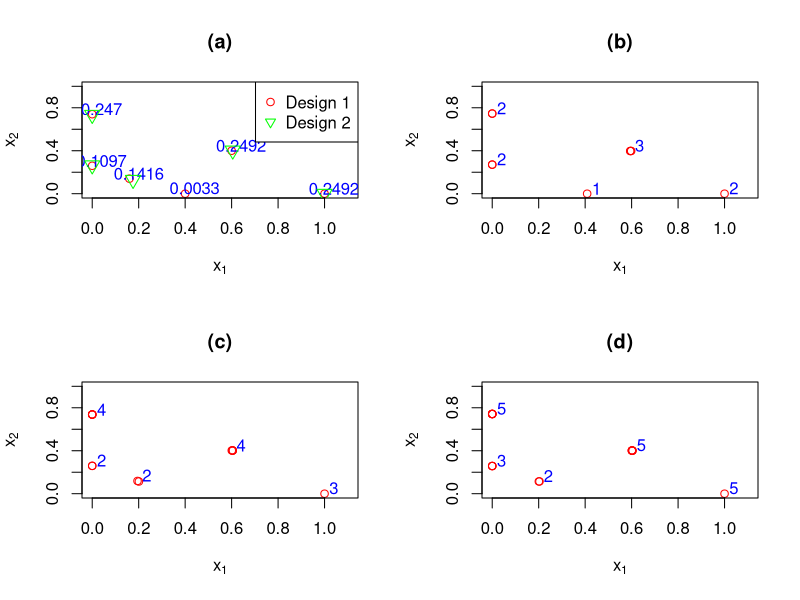

This figure's R source:
# Display approximate and exact designs for the logistic regression
# model with two design variables

# Data in JZnoteLogistic.docx %% Reference paper: % Haines, L. M., &
# Kabera, G. M. (2018). D-optimal designs % for the two-variable
# binary logistic regression model with interaction. Journal of
# Statistical Planning and Inference, 193, 136-150.


# criterion = 'D'; % beta = [1, 2, 2, 0.2]'; beta = [-3, 4, 6, 1]' ;
# %Example 4.2 (b) S1 = [0, 1]; S2 = [0, 1]; p = 2; % Dimension


par(mfrow = c(2, 2), cex = 1)
# design_app

p1 <- c(0, 0.26, 0.1097)
p2 <- c(0, 0.74, 0.247)
p3 <- c(0.16, 0.14, 0.1416)
p4 <- c(0.4, 0, 0.0033)
p5 <- c(0.6, 0.4, 0.2492)
p6 <- c(1, 0, 0.2492)

DesignApp <- rbind(p1, p2, p3, p4, p5, p6)

x11 <- DesignApp[, 1]
x21 <- DesignApp[, 2]
w1 <- DesignApp[, 3]
plot(x11, x21, xlab = expression(x[1]), 
     ylab = expression(x[2]), xlim = c(0, 1.1), 
     ylim = c(0, 1), col = "red", pch = 1, main = "(a)")
text(x11 + 0.04, x21 + 0.05, w1, col = "blue")

# From the paper (JSPI)
Dsupp1 <- c(1, 0, 0, 0.1758, 0.6049)
Dsupp2 <- c(0, 0.7351, 0.2649, 0.1297, 0.4029)
ww1 <- c(0.2493, 0.2465, 0.1033, 0.1517, 0.2492)
points(Dsupp1, Dsupp2, col = "green", pch = 6, cex = 1.5)
legend("topright", legend = c("Design 1", "Design 2"), col = c("red", "green"),
       pch = c(1, 6))

# exact design n=10


# design_ex =

g1 <- c(0, 0.2706, 1)
g2 <- c(0, 0.2708, 1)
g3 <- c(0, 0.7458, 1)
g4 <- c(0, 0.7462, 1)
g5 <- c(0.4086, 0, 1)
g6 <- c(0.594, 0.3972, 1)
g7 <- c(0.5954, 0.3981, 1)
g8 <- c(0.598, 0.3978, 1)
g9 <- c(1, 0, 2)

Dn10 <- rbind(g1, g2, g3, g4, g5, g6, g7, g8, g9)
x12 <- Dn10[, 1]
x22 <- Dn10[, 2]
w2 <- Dn10[, 3]
w2r <- c(2, 2, 1, 3, 2)

plot(x12, x22, xlab = expression(x[1]), ylab = expression(x[2]), xlim = c(0,
                                                                          1.1), ylim = c(0, 1), col = "red", main = "(b)")
text(x12[c(1, 3, 5, 6, 9)] + 0.04, x22[c(1, 3, 5, 6, 9)] + 0.05, w2r, col = "blue")

# exact design n=15


# design_ex =
h1 <- c(0, 0.2587, 1)
h2 <- c(0, 0.2597, 1)
h3 <- c(0, 0.7367, 1)
h4 <- c(0, 0.737, 1)
h5 <- c(0, 0.7373, 1)
h6 <- c(0, 0.7379, 1)
h7 <- c(0.195, 0.1188, 1)
h8 <- c(0.2008, 0.1135, 1)
h9 <- c(0.6007, 0.4025, 1)
h10 <- c(0.6039, 0.403, 1)
h11 <- c(0.6043, 0.4016, 1)
h12 <- c(0.6047, 0.4016, 1)
h13 <- c(1, 0, 3)

Dn15 <- rbind(h1, h2, h3, h4, h5, h6, h7, h8, h9, h10, h11, h12, h13)
x13 <- Dn15[, 1]
x23 <- Dn15[, 2]
w3 <- Dn15[, 3]
w3r <- c(2, 4, 2, 4, 3)

plot(x13, x23, xlab = expression(x[1]), ylab = expression(x[2]), xlim = c(0,
                                                                          1.1), ylim = c(0, 1), col = "red", main = "(c)")
text(x13[c(1, 3, 7, 9, 13)] + 0.04, x23[c(1, 3, 7, 9, 13)] + 0.05, w3r,
     col = "blue")


# exact design n=20


# design_ex =
s1 <- c(0, 0.2573, 1)
s2 <- c(0, 0.2576, 1)
s3 <- c(0, 0.2583, 1)
s4 <- c(0, 0.7413, 1)
s5 <- c(0, 0.742, 1)
s6 <- c(0, 0.7422, 1)
s7 <- c(0, 0.7426, 1)
s8 <- c(0, 0.7427, 1)
s9 <- c(0.2007, 0.1142, 1)
s10 <- c(0.2034, 0.1141, 1)
s11 <- c(0.601, 0.4012, 1)
s12 <- c(0.6013, 0.4018, 1)
s13 <- c(0.6017, 0.4027, 1)
s14 <- c(0.6031, 0.4007, 1)
s15 <- c(0.6038, 0.4006, 1)
s16 <- c(1, 0, 5)

Dn20 <- rbind(s1, s2, s3, s4, s5, s6, s7, s8, s9, s10, s11, s12, s13, s14,
              s15, s16)
x14 <- Dn20[, 1]
x24 <- Dn20[, 2]
w4 <- Dn20[, 3]
w4r <- c(3, 5, 2, 5, 5)

plot(x14, x24, xlab = expression(x[1]), ylab = expression(x[2]), xlim = c(0,
                                                                          1.1), ylim = c(0, 1), col = "red", main = "(d)")
text(x14[c(1, 4, 9, 11, 16)] + 0.04, x24[c(1, 4, 9, 11, 16)] + 0.05, w4r,
     col = "blue")



# Compute loss function value

LossD <- function(Dmatrix, theta = c(-3, 4, 6, 1)) {
  p <- dim(Dmatrix)[2] - 1
  m <- dim(Dmatrix)[1]
  wx <- Dmatrix[, 3]
  ww <- wx/sum(wx)
  q <- 4
  Info <- matrix(0, nrow = q, ncol = q)
  for (J in c(1:m)) {
    xx <- Dmatrix[J, c(1:2)]
    fx <- c(1, xx[1], xx[2], xx[1] * xx[2])
    u <- sum(fx * theta)
    uw <- exp(u)/(1 + exp(u))^2
    Info <- Info + ww[J] * uw * fx %*% t(fx)
  }
  1/(det(Info))^(1/q)
}

# Approximate designs

(L1 <- LossD(DesignApp))  #79.16625
# Lapp/L1  #0.9998

# Exact designs
(L10 <- LossD(Dn10))  #80.48721
(L15 <- LossD(Dn15))  #79.73108

(L20 <- LossD(Dn20))  #79.18744

round(L1/L10, 4)  #0.9836

round(L1/L15, 4)  #0.9929
round(L1/L20, 4)  # 0.9997

# D-opt in the paper
Dpaper <- cbind(Dsupp1, Dsupp2, ww1)
(Lapp <- LossD(Dpaper))  #79.15433
